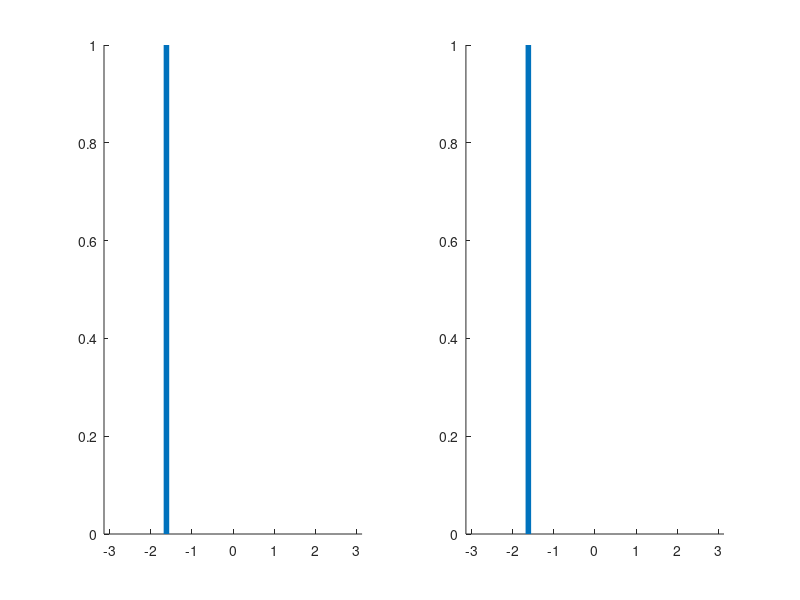

The MATLAB source for this figure:
function testMoveLine2()
hFig = figure ( 'windowstyle', 'normal',...
    'WindowButtonMotionFcn', @MouseMove,...
    'WindowButtonUpFcn', @MouseUp );
% some dummy data
x = -pi:0.01:pi;
% an initial X for my example
vLineX = randi(length(x));
% plot 1 
hs1 = subplot(1,2,1,...
    'parent',hFig,...
    'nextplot','add'...
    );
hold on; 
hp1 = line ( [x(vLineX) x(vLineX)],ylim,...
    'LineWidth',4,...
    'ButtonDownFcn',@MouseDown1,...
    'UserData',0);
xlim([-pi pi])

% plot 2 
hs2 = subplot(1,2,2,...
    'parent',hFig,...
    'nextplot','add'...
    );
hold on;
hp2 = line (  [x(vLineX) x(vLineX)],ylim,...
    'LineWidth',4,...
    'ButtonDownFcn',@MouseDown2,...
    'UserData',0);
xlim([-pi pi])

    function MouseDown1(gcbo,event,handles)
        set(gcbo,'UserData',1)
        % get the current xlimmode
        xLimMode = get ( hs1, 'xlimMode' );
        % setting this makes the xlimits stay the same (comment out and test)
        set ( hs1, 'xlimMode', 'manual' );

    end


    function MouseDown2(gcbo,event,handles)
        set(gcbo,'UserData',1)
        % get the current xlimmode
        xLimMode = get ( hs2, 'xlimMode' );
        % setting this makes the xlimits stay the same (comment out and test)
        set ( hs2, 'xlimMode', 'manual' );

    end

    function MouseMove(gcbo,event,handles)
        if get(hp1,'UserData')
            cp = get ( hs1, 'CurrentPoint' );
            % update the xdata of the line handle
            set ( hp1, 'XData', [cp(1,1) cp(1,1)] );
            set ( hp2, 'XData', [cp(1,1) cp(1,1)] );
        end
        if get(hp2,'UserData')
            xlims = get(hs1,'xlim');
            % get the current point on the axes
            cp = get ( hs2, 'CurrentPoint' );
            set ( hp1, 'XData', [cp(1,1) cp(1,1)] );
            set ( hp2, 'XData', [cp(1,1) cp(1,1)] );
        end
    end

    function MouseUp(gcbo,event,handles)
        set(hp1,'UserData',0)
        set(hp2,'UserData',0)
%         set ( hs1, 'xlimMode', xLimMode );
%         set ( hs2, 'xlimMode', xLimMode );
    end


end

